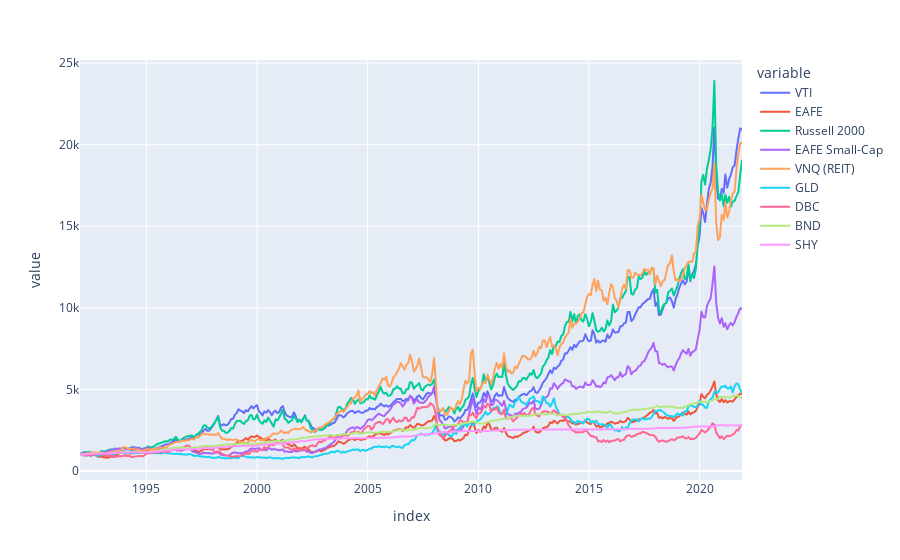

The notebook cell this image was saved under:
### Markdown cell above
## Monthly returns plot

### Code cell
import numpy as np
import plotly.express as px
from src.statistics import get_max_returns_from_same_year, get_max_first_year, calc_returns_amount_list
from src.plot_utils import get_monthly_data_range

max_first_year = get_max_first_year(stocks_data.values())
init_amount = 1000
data = [calc_returns_amount_list(init_amount, x) for x in get_max_returns_from_same_year(stocks_data.values())]

df = pd.DataFrame(
    np.array(data).transpose(),
    columns=list(stocks_data.keys()), 
    index=get_monthly_data_range(max_first_year, 2021)
)

fig = px.line(df, x=df.index, y=df.columns)
fig.show()

### Figure 1 — Plotly figure (JSON) as saved in the notebook; plotly's stock layout.template omitted (floating-point values rounded to 4 significant figures; data arrays with more than 128 entries replaced by an {"elided": "..."} marker saying what was removed)
{"data": [{"hovertemplate": "variable=VTI<br>index=%{x}<br>value=%{y}<extra></extra>", "legendgroup": "VTI", "line": {"color": "#636efa", "dash": "solid"}, "marker": {"symbol": "circle"}, "mode": "lines", "name": "VTI", "showlegend": true, "type": "scattergl", "x": {"elided": "360 str values"}, "xaxis": "x", "y": {"elided": "360 float values"}, "yaxis": "y"}, {"hovertemplate": "variable=EAFE<br>index=%{x}<br>value=%{y}<extra></extra>", "legendgroup": "EAFE", "line": {"color": "#EF553B", "dash": "solid"}, "marker": {"symbol": "circle"}, "mode": "lines", "name": "EAFE", "showlegend": true, "type": "scattergl", "x": {"elided": "360 str values"}, "xaxis": "x", "y": {"elided": "360 float values"}, "yaxis": "y"}, {"hovertemplate": "variable=Russell 2000<br>index=%{x}<br>value=%{y}<extra></extra>", "legendgroup": "Russell 2000", "line": {"color": "#00cc96", "dash": "solid"}, "marker": {"symbol": "circle"}, "mode": "lines", "name": "Russell 2000", "showlegend": true, "type": "scattergl", "x": {"elided": "360 str values"}, "xaxis": "x", "y": {"elided": "360 float values"}, "yaxis": "y"}, {"hovertemplate": "variable=EAFE Small-Cap<br>index=%{x}<br>value=%{y}<extra></extra>", "legendgroup": "EAFE Small-Cap", "line": {"color": "#ab63fa", "dash": "solid"}, "marker": {"symbol": "circle"}, "mode": "lines", "name": "EAFE Small-Cap", "showlegend": true, "type": "scattergl", "x": {"elided": "360 str values"}, "xaxis": "x", "y": {"elided": "360 float values"}, "yaxis": "y"}, {"hovertemplate": "variable=VNQ (REIT)<br>index=%{x}<br>value=%{y}<extra></extra>", "legendgroup": "VNQ (REIT)", "line": {"color": "#FFA15A", "dash": "solid"}, "marker": {"symbol": "circle"}, "mode": "lines", "name": "VNQ (REIT)", "showlegend": true, "type": "scattergl", "x": {"elided": "360 str values"}, "xaxis": "x", "y": {"elided": "360 float values"}, "yaxis": "y"}, {"hovertemplate": "variable=GLD<br>index=%{x}<br>value=%{y}<extra></extra>", "legendgroup": "GLD", "line": {"color": "#19d3f3", "dash": "solid"}, "marker": {"symbol": "circle"}, "mode": "lines", "name": "GLD", "showlegend": true, "type": "scattergl", "x": {"elided": "360 str values"}, "xaxis": "x", "y": {"elided": "360 float values"}, "yaxis": "y"}, {"hovertemplate": "variable=DBC<br>index=%{x}<br>value=%{y}<extra></extra>", "legendgroup": "DBC", "line": {"color": "#FF6692", "dash": "solid"}, "marker": {"symbol": "circle"}, "mode": "lines", "name": "DBC", "showlegend": true, "type": "scattergl", "x": {"elided": "360 str values"}, "xaxis": "x", "y": {"elided": "360 float values"}, "yaxis": "y"}, {"hovertemplate": "variable=BND<br>index=%{x}<br>value=%{y}<extra></extra>", "legendgroup": "BND", "line": {"color": "#B6E880", "dash": "solid"}, "marker": {"symbol": "circle"}, "mode": "lines", "name": "BND", "showlegend": true, "type": "scattergl", "x": {"elided": "360 str values"}, "xaxis": "x", "y": {"elided": "360 float values"}, "yaxis": "y"}, {"hovertemplate": "variable=SHY<br>index=%{x}<br>value=%{y}<extra></extra>", "legendgroup": "SHY", "line": {"color": "#FF97FF", "dash": "solid"}, "marker": {"symbol": "circle"}, "mode": "lines", "name": "SHY", "showlegend": true, "type": "scattergl", "x": {"elided": "360 str values"}, "xaxis": "x", "y": {"elided": "360 float values"}, "yaxis": "y"}], "layout": {"legend": {"title": {"text": "variable"}, "tracegroupgap": 0}, "margin": {"t": 60}, "xaxis": {"anchor": "y", "domain": [0, 1], "title": {"text": "index"}}, "yaxis": {"anchor": "x", "domain": [0, 1], "title": {"text": "value"}}}}
